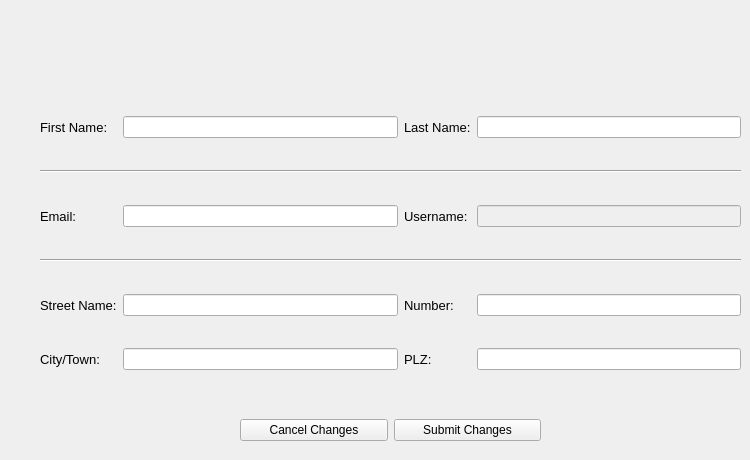
      <widget class="QWidget" name="pageEditUserAdmin">
       <widget class="QWidget" name="gridLayoutWidget_4">
        <property name="geometry">
         <rect>
          <x>40</x>
          <y>90</y>
          <width>701</width>
          <height>311</height>
         </rect>
        </property>
        <layout class="QGridLayout" name="gridRegistration_3">
         <item row="5" column="0">
          <widget class="QLabel" name="labelCityName_3">
           <property name="font">
            <font>
             <pointsize>10</pointsize>
            </font>
           </property>
           <property name="text">
            <string>City/Town:</string>
           </property>
          </widget>
         </item>
         <item row="0" column="0">
          <widget class="QLabel" name="labelNameFirst_3">
           <property name="font">
            <font>
             <pointsize>10</pointsize>
            </font>
           </property>
           <property name="text">
            <string>First Name:</string>
           </property>
          </widget>
         </item>
         <item row="5" column="4">
          <widget class="QLineEdit" name="lineCityPLZ_3">
           <property name="enabled">
            <bool>true</bool>
           </property>
          </widget>
         </item>
         <item row="2" column="0">
          <widget class="QLabel" name="labelEmail_3">
           <property name="font">
            <font>
             <pointsize>10</pointsize>
            </font>
           </property>
           <property name="text">
            <string>Email:</string>
           </property>
          </widget>
         </item>
         <item row="4" column="4">
          <widget class="QLineEdit" name="lineStreetNumber_3">
           <property name="enabled">
            <bool>true</bool>
           </property>
          </widget>
         </item>
         <item row="1" column="0" colspan="5">
          <widget class="Line" name="line_6">
           <property name="orientation">
            <enum>Qt::Horizontal</enum>
           </property>
          </widget>
         </item>
         <item row="2" column="4">
          <widget class="QLineEdit" name="lineUsername_3">
           <property name="enabled">
            <bool>false</bool>
           </property>
          </widget>
         </item>
         <item row="0" column="3">
          <widget class="QLabel" name="labelNameLast_3">
           <property name="font">
            <font>
             <pointsize>10</pointsize>
            </font>
           </property>
           <property name="text">
            <string>Last Name:</string>
           </property>
          </widget>
         </item>
         <item row="0" column="1" colspan="2">
          <widget class="QLineEdit" name="lineNameFirst_3">
           <property name="enabled">
            <bool>true</bool>
           </property>
          </widget>
         </item>
         <item row="0" column="4">
          <widget class="QLineEdit" name="lineNameLast_3">
           <property name="enabled">
            <bool>true</bool>
           </property>
          </widget>
         </item>
         <item row="5" column="3">
          <widget class="QLabel" name="labelCityPLZ_3">
           <property name="font">
            <font>
             <pointsize>10</pointsize>
            </font>
           </property>
           <property name="text">
            <string>PLZ:</string>
           </property>
          </widget>
         </item>
         <item row="2" column="3">
          <widget class="QLabel" name="labelUsername_3">
           <property name="font">
            <font>
             <pointsize>10</pointsize>
            </font>
           </property>
           <property name="text">
            <string>Username:</string>
           </property>
          </widget>
         </item>
         <item row="4" column="3">
          <widget class="QLabel" name="labelStreetNr_3">
           <property name="font">
            <font>
             <pointsize>10</pointsize>
            </font>
           </property>
           <property name="text">
            <string>Number:</string>
           </property>
          </widget>
         </item>
         <item row="3" column="0" colspan="5">
          <widget class="Line" name="line_5">
           <property name="orientation">
            <enum>Qt::Horizontal</enum>
           </property>
          </widget>
         </item>
         <item row="5" column="1" colspan="2">
          <widget class="QLineEdit" name="lineCityName_3">
           <property name="enabled">
            <bool>true</bool>
           </property>
          </widget>
         </item>
         <item row="2" column="1" colspan="2">
          <widget class="QLineEdit" name="lineEmail_3">
           <property name="enabled">
            <bool>true</bool>
           </property>
           <property name="minimumSize">
            <size>
             <width>275</width>
             <height>0</height>
            </size>
           </property>
          </widget>
         </item>
         <item row="4" column="1" colspan="2">
          <widget class="QLineEdit" name="lineStreetName_3">
           <property name="enabled">
            <bool>true</bool>
           </property>
          </widget>
         </item>
         <item row="4" column="0">
          <widget class="QLabel" name="labelStreetName_3">
           <property name="font">
            <font>
             <pointsize>10</pointsize>
            </font>
           </property>
           <property name="text">
            <string>Street Name:</string>
           </property>
          </widget>
         </item>
        </layout>
       </widget>
       <widget class="QWidget" name="horizontalLayoutWidget_8">
        <property name="geometry">
         <rect>
          <x>240</x>
          <y>410</y>
          <width>301</width>
          <height>41</height>
         </rect>
        </property>
        <layout class="QHBoxLayout" name="horizontalButtonsUserInfo_2">
         <item>
          <widget class="QPushButton" name="buttonCancelChangesAdmin">
           <property name="enabled">
            <bool>true</bool>
           </property>
           <property name="text">
            <string>Cancel Changes</string>
           </property>
          </widget>
         </item>
         <item>
          <widget class="QPushButton" name="buttonSubmitChangesAdmin">
           <property name="enabled">
            <bool>true</bool>
           </property>
           <property name="text">
            <string>Submit Changes</string>
           </property>
          </widget>
         </item>
        </layout>
       </widget>
      </widget>
